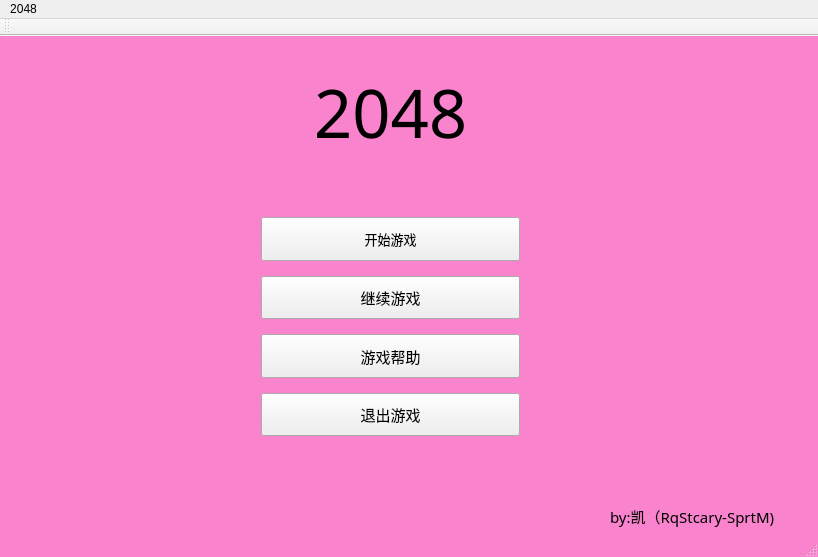
<?xml version="1.0" encoding="UTF-8"?>
<ui version="4.0">
 <class>menu</class>
 <widget class="QMainWindow" name="menu">
  <property name="geometry">
   <rect>
    <x>0</x>
    <y>0</y>
    <width>818</width>
    <height>557</height>
   </rect>
  </property>
  <property name="windowTitle">
   <string>menu</string>
  </property>
  <property name="layoutDirection">
   <enum>Qt::LeftToRight</enum>
  </property>
  <property name="styleSheet">
   <string notr="true">#menu{ background-color: rgb(249, 131, 204);}</string>
  </property>
  <widget class="QWidget" name="centralWidget">
   <widget class="QLabel" name="label_2">
    <property name="geometry">
     <rect>
      <x>610</x>
      <y>460</y>
      <width>201</width>
      <height>41</height>
     </rect>
    </property>
    <property name="font">
     <font>
      <family>楷体</family>
      <pointsize>11</pointsize>
     </font>
    </property>
    <property name="text">
     <string>by:凯（RqStcary-SprtM)</string>
    </property>
   </widget>
   <widget class="QLabel" name="labhelp">
    <property name="geometry">
     <rect>
      <x>210</x>
      <y>420</y>
      <width>331</width>
      <height>91</height>
     </rect>
    </property>
    <property name="font">
     <font>
      <family>隶书</family>
      <pointsize>15</pointsize>
     </font>
    </property>
    <property name="text">
     <string/>
    </property>
    <property name="alignment">
     <set>Qt::AlignCenter</set>
    </property>
   </widget>
   <widget class="QWidget" name="layoutWidget">
    <property name="geometry">
     <rect>
      <x>250</x>
      <y>10</y>
      <width>281</width>
      <height>401</height>
     </rect>
    </property>
    <layout class="QVBoxLayout" name="verticalLayout_2" stretch="5,2,10">
     <item>
      <widget class="QLabel" name="label">
       <property name="sizePolicy">
        <sizepolicy hsizetype="Preferred" vsizetype="Expanding">
         <horstretch>0</horstretch>
         <verstretch>0</verstretch>
        </sizepolicy>
       </property>
       <property name="font">
        <font>
         <family>华文琥珀</family>
         <pointsize>50</pointsize>
        </font>
       </property>
       <property name="text">
        <string>2048</string>
       </property>
       <property name="alignment">
        <set>Qt::AlignCenter</set>
       </property>
      </widget>
     </item>
     <item>
      <spacer name="verticalSpacer">
       <property name="orientation">
        <enum>Qt::Vertical</enum>
       </property>
       <property name="sizeHint" stdset="0">
        <size>
         <width>225</width>
         <height>207</height>
        </size>
       </property>
      </spacer>
     </item>
     <item>
      <layout class="QVBoxLayout" name="verticalLayout">
       <property name="spacing">
        <number>15</number>
       </property>
       <item>
        <widget class="QPushButton" name="butst">
         <property name="sizePolicy">
          <sizepolicy hsizetype="Preferred" vsizetype="Preferred">
           <horstretch>0</horstretch>
           <verstretch>0</verstretch>
          </sizepolicy>
         </property>
         <property name="minimumSize">
          <size>
           <width>0</width>
           <height>0</height>
          </size>
         </property>
         <property name="maximumSize">
          <size>
           <width>16777215</width>
           <height>16777215</height>
          </size>
         </property>
         <property name="font">
          <font>
           <pointsize>10</pointsize>
          </font>
         </property>
         <property name="contextMenuPolicy">
          <enum>Qt::CustomContextMenu</enum>
         </property>
         <property name="layoutDirection">
          <enum>Qt::LeftToRight</enum>
         </property>
         <property name="text">
          <string>开始游戏</string>
         </property>
        </widget>
       </item>
       <item>
        <widget class="QPushButton" name="pushButton_3">
         <property name="sizePolicy">
          <sizepolicy hsizetype="Preferred" vsizetype="Preferred">
           <horstretch>0</horstretch>
           <verstretch>0</verstretch>
          </sizepolicy>
         </property>
         <property name="maximumSize">
          <size>
           <width>16777215</width>
           <height>16777215</height>
          </size>
         </property>
         <property name="font">
          <font>
           <pointsize>11</pointsize>
          </font>
         </property>
         <property name="text">
          <string>继续游戏</string>
         </property>
        </widget>
       </item>
       <item>
        <widget class="QPushButton" name="pushButton_2">
         <property name="sizePolicy">
          <sizepolicy hsizetype="Preferred" vsizetype="Preferred">
           <horstretch>0</horstretch>
           <verstretch>0</verstretch>
          </sizepolicy>
         </property>
         <property name="maximumSize">
          <size>
           <width>16777215</width>
           <height>16777215</height>
          </size>
         </property>
         <property name="font">
          <font>
           <pointsize>11</pointsize>
          </font>
         </property>
         <property name="layoutDirection">
          <enum>Qt::LeftToRight</enum>
         </property>
         <property name="text">
          <string>游戏帮助</string>
         </property>
        </widget>
       </item>
       <item>
        <widget class="QPushButton" name="pushButton_4">
         <property name="sizePolicy">
          <sizepolicy hsizetype="Preferred" vsizetype="Preferred">
           <horstretch>0</horstretch>
           <verstretch>0</verstretch>
          </sizepolicy>
         </property>
         <property name="maximumSize">
          <size>
           <width>16777215</width>
           <height>16777215</height>
          </size>
         </property>
         <property name="font">
          <font>
           <pointsize>11</pointsize>
          </font>
         </property>
         <property name="text">
          <string>退出游戏</string>
         </property>
        </widget>
       </item>
      </layout>
     </item>
    </layout>
   </widget>
  </widget>
  <widget class="QMenuBar" name="menuBar">
   <property name="geometry">
    <rect>
     <x>0</x>
     <y>0</y>
     <width>818</width>
     <height>26</height>
    </rect>
   </property>
   <widget class="QMenu" name="menu2048">
    <property name="title">
     <string>2048</string>
    </property>
   </widget>
   <addaction name="menu2048"/>
  </widget>
  <widget class="QToolBar" name="mainToolBar">
   <attribute name="toolBarArea">
    <enum>TopToolBarArea</enum>
   </attribute>
   <attribute name="toolBarBreak">
    <bool>false</bool>
   </attribute>
  </widget>
  <widget class="QStatusBar" name="statusBar"/>
 </widget>
 <layoutdefault spacing="6" margin="11"/>
 <resources/>
 <connections/>
</ui>
